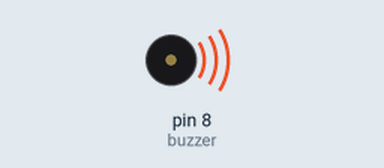
Recording of a sketch running on a simulated Arduino Uno, built with avr-gcc and run on an emulated ATmega328P. On the bench: buzzer (waves = sounding).

Above: at 1.0 s.
At 7.1 s:
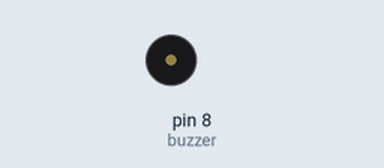
Timing chart, 0 to 10.7 s (numbered marks = the images above):
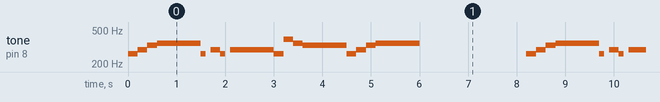

The sketch:

do_re_mi_fa.ino
```cpp
// **************************************************************************************************************************************************************************
//                                                                               Projeto do, re, mi, fa
//      Bem vindo ao projeto, foi utilizado um buzzer, protoboard e um aduino uno. O intuito desse projeto é fazer com que o buzzer toque as notas musicais em loop.
// **************************************************************************************************************************************************************************


int buzzer = 8;//Atribui o valor 8 a variavel buzzer, que representa o pino digital 8, onde o buzzer está conectado

void setup()
{
pinMode(buzzer,OUTPUT);//Definindo o pino buzzer como de saída.
}

void loop()
{
    tone(buzzer,262,200);//Frequência e duração da nota Dó
    delay(200);//Intervalo de 200 milissegundos
    tone(buzzer,294,300);//Frequência e duração da nota Ré
    delay(200);//Intervalo de 200 milissegundos
    tone(buzzer,330,300);//Frequência e duração da nota Mi
    delay(200);//Intervalo de 200 milissegundos
    tone(buzzer,349,300);//Frequência e duração da nota Fá
    delay(300);//Intervalo de 300 milissegundos
    tone(buzzer,349,300);//Frequência e duração da nota Fá
    delay(300);//Intervalo de 300 milissegundos
    tone(buzzer,349,300);//Frequência e duração da nota Fá
    delay(300);//Intervalo de 300 milissegundos
    tone(buzzer,262,100);//Frequência e duração da nota Dó
    delay(200);//Intervalo de 200 milissegundos
    tone(buzzer,294,300);//Frequência e duração da nota Ré
    delay(200);//Intervalo de 200 milissegundos
    tone(buzzer,262,100);//Frequência e duração da nota Dó
    delay(200);//Intervalo de 200 milissegundos
    tone(buzzer,294,300);//Frequência e duração da nota Ré
    delay(300);//Intervalo de 300 milissegundos
    tone(buzzer,294,300);//Frequência e duração da nota Ré
    delay(300);//Intervalo de 300 milissegundos
    tone(buzzer,294,300);//Frequência e duração da nota Ré
    delay(300);//Intervalo de 300 milissegundos
    tone(buzzer,262,200);//Frequência e duração da nota Dó
    delay(200);//Intervalo de 200 milissegundos
    tone(buzzer,392,200);//Frequência e duração da nota Sol
    delay(200);//Intervalo de 200 milissegundos
    tone(buzzer,349,200);//Frequência e duração da nota Fá
    delay(200);//Intervalo de 200 milissegundos
    tone(buzzer,330,300);//Frequência e duração da nota Mi
    delay(300);//Intervalo de 300 milissegundos
    tone(buzzer,330,300);//Frequência e duração da nota Mi
    delay(300);//Intervalo de 300 milissegundos
    tone(buzzer,330,300);//Frequência e duração da nota Mi
    delay(300);//Intervalo de 300 milissegundos
    tone(buzzer,262,200);//Frequência e duração da nota Dó
    delay(200);//Intervalo de 200 milissegundos
    tone(buzzer,294,300);//Frequência e duração da nota Ré
    delay(200);//Intervalo de 200 milissegundos
    tone(buzzer,330,300);//Frequência e duração da nota Mi
    delay(200);//Intervalo de 200 milissegundos
    tone(buzzer,349,300);//Frequência e duração da nota Fá
    delay(300);//Intervalo de 300 milissegundos
    tone(buzzer,349,300);//Frequência e duração da nota Fá
    delay(300);//Intervalo de 300 milissegundos
    tone(buzzer,349,300);//Frequência e duração da nota Fá
    delay(2500);//Intervalo de 2,5 segundos
}
```
